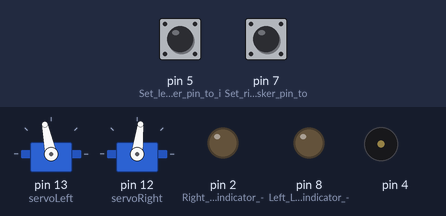
The sketch below on a simulated Arduino Uno, built with avr-gcc and run on an emulated ATmega328P. Parts: 2 × servo, output pins drawn as LEDs (lit = HIGH), buzzer (waves = sounding). The inputs (shaded band) are chosen by the test bench; at power-on: pin 5 (Set_left_whisker_pin_to_i) HIGH, pin 7 (Set_right_whisker_pin_to) LOW.

Above: at 3.2 s.
3.3 s: pin 5 (Set_left_whisker_pin_to_i) pulled LOW for 0.15 s
At 3.7 s:
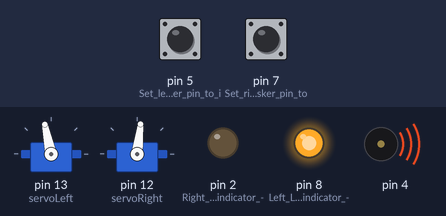
6.3 s: pin 5 (Set_left_whisker_pin_to_i) pulled LOW for 1 s
At 9.1 s:
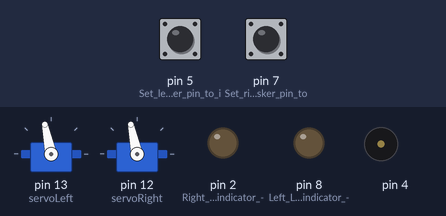
9.3 s: pin 5 (Set_left_whisker_pin_to_i) pulled LOW for 3.2 s
At 10.3 s:
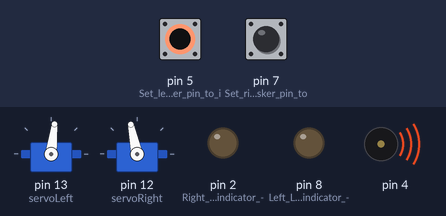
Timing chart, 0 to 15.0 s (numbered marks = the images above; inputs shaded):
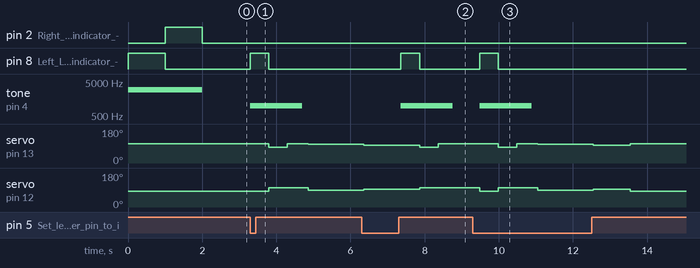

Measured:
- after the input at 3.3 s, pin 8 (Left_LED_indicator_-): LOW → HIGH at once, → LOW 0.50 s later; tone on pin 4: silent → 1000 Hz at once, → silent 1.4 s later; servo on pin 13 (servoLeft): 102° → 83° after 0.50 s, → 102° 0.50 s later, → 98° 0.56 s later; servo on pin 12 (servoRight): 83° → 102° after 0.50 s, → 88° 1.1 s later
- after the input at 6.3 s, pin 8 (Left_LED_indicator_-): LOW → HIGH after 1.1 s, → LOW 0.50 s later; tone on pin 4: silent → 1000 Hz after 1.1 s, → silent 1.4 s later
- after the input at 9.3 s, pin 8 (Left_LED_indicator_-): LOW → HIGH after 0.19 s, → LOW 0.50 s later; tone on pin 4: silent → 1000 Hz after 0.19 s, → silent 1.4 s later; servo on pin 13 (servoLeft): 102° → 83° after 0.69 s, → 102° 0.50 s later, → 98° 0.56 s later, → 93° 1.5 s later, … (5 changes in this stretch)

The sketch:

Project_led.ino
```cpp
#include <Servo.h>
Servo servoLeft;
Servo servoRight;

void setup() {
  pinMode(7, INPUT); // Set right whisker pin to input
  pinMode(5, INPUT); // Set left whisker pin to input
  pinMode(8, OUTPUT); // Left LED indicator -> output
  pinMode(2, OUTPUT); // Right LED indicator -> output

  digitalWrite(8, HIGH); // Left LED on 2
  tone(4,3000,1000);
  delay(1000);
  digitalWrite(8, LOW); // Left LED off

  digitalWrite(2, HIGH); // right LED on 2
  tone(4,3000,1000);
  delay(1000);
  digitalWrite(2, LOW); // right LED off

  servoLeft.attach(13);    // servos declared
  servoRight.attach(12);


}

void loop() {
  byte wLeft = digitalRead(5);
  byte wRight = digitalRead(7);
  forward();

  if((wLeft == 0) && (wRight == 0))
  {
    backward(500);
    turnRight();


    forwardForOne();
    byte wLeft2 = digitalRead(5);
    byte wRight2 = digitalRead(7);
    delay(1000);
    if((wLeft2 == 0) && (wRight2 == 0))
    {
      backward(500);
      turnaround();
    }
  }


}

void forward(){
  servoLeft.writeMicroseconds(1600);
  servoRight.writeMicroseconds(1400);
}

void forwardForOne(){
  servoLeft.writeMicroseconds(1550);
  servoRight.writeMicroseconds(1450);
  delay(1500);
  servoLeft.writeMicroseconds(1500);
  servoRight.writeMicroseconds(1500);
}
void backward(int time){
  /*digitalWrite(8, HIGH);
  delay(200);
  digitalWrite(2, HIGH);
  delay(200);*/
  led();
  servoLeft.writeMicroseconds(1400);
  servoRight.writeMicroseconds(1600);
  delay(time);
}

void turnRight(){
  servoLeft.writeMicroseconds(1600); // Left wheel counterclockwise
  servoRight.writeMicroseconds(1600); // Right wheel counterclockwise
  delay(560);
}

void turnaround(){
  servoLeft.writeMicroseconds(1600); // Left wheel counterclockwise
  servoRight.writeMicroseconds(1600); // Right wheel counterclockwise
  delay(1125);

}

void led() {
  for (int b = 0; b <= 4; b++) {
    digitalWrite(8, HIGH); // Left LED on 2
    tone(4,1000,1000);
    delay(100);
    digitalWrite(8, LOW); // Left LED off
    }
  }
```
